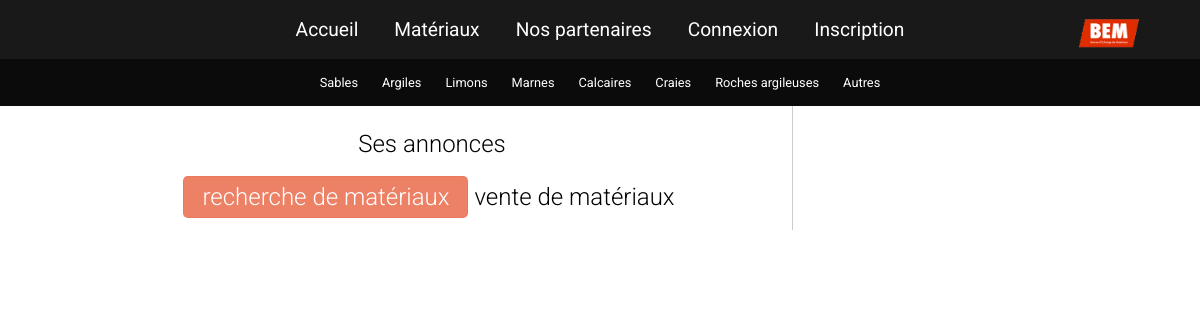
Page /partenaires/single.php?entreprise=entreprise on the earlier database version.
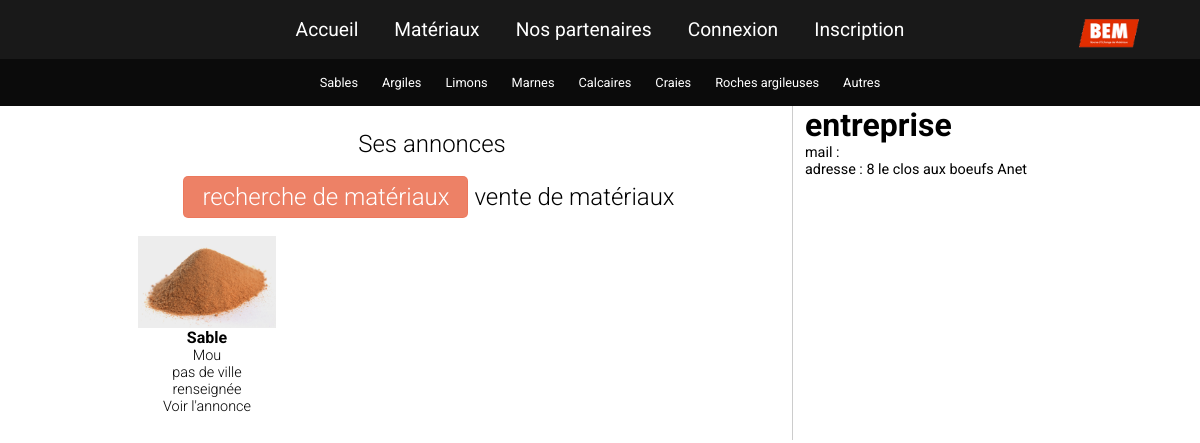
Same page on the later database version.
### tables this page shows
CREATE TABLE IF NOT EXISTS `materiaux` (
  `ID` int(250) NOT NULL AUTO_INCREMENT,
  `type` varchar(100) NOT NULL,
  `soustype` varchar(100) NOT NULL,
  `entreprise` varchar(100) NOT NULL,
  `vente` int(1) NOT NULL,
  `prix` int(10) NOT NULL,
  `lattitude` decimal(65,30) NOT NULL,
  `longitude` decimal(65,30) NOT NULL,
  `telephone` int(10) NOT NULL,
  `mail` varchar(50) NOT NULL,
  `postal` varchar(200) NOT NULL,
  `ville` varchar(200) NOT NULL,
  `adresse` varchar(250) NOT NULL,
  PRIMARY KEY (`ID`)
);

CREATE TABLE IF NOT EXISTS `users_bem` (
  `ID` int(250) NOT NULL AUTO_INCREMENT,
  `role` int(2) NOT NULL,
  `pseudo` varchar(50) NOT NULL,
  `nom` varchar(50) NOT NULL,
  `mail` varchar(250) NOT NULL,
  `longitude` decimal(65,30) NOT NULL,
  `password` varchar(50) NOT NULL,
  `lattitude` decimal(65,30) NOT NULL,
  `adresse` varchar(250) NOT NULL,
  `postal` int(10) NOT NULL,
  `ville` varchar(50) NOT NULL,
  `lien` varchar(100) NOT NULL,
  PRIMARY KEY (`ID`),
  UNIQUE KEY `pseudo` (`pseudo`)
);

### partenaires/single.php (the view, shortened to what this page needs)
<?php require('header.php'); ?>
<div class="container">
<div class="col1">
	<h2>Ses annonces</h2>
	<h2 id="achat2" class="selection_swap swap">recherche de matériaux</h2><h2 id="besoin2" class="swap">vente de matériaux</h2>
						<div id="besoin">
						<?php
					if (isset($_GET['entreprise']))
					{
						$entreprise = $_GET['entreprise'];
					$sql="SELECT * FROM materiaux WHERE vente='1' & entreprise='".$entreprise."'";
					$req = $db->prepare($sql);
					$req->execute();
					$result = $req->fetchAll(PDO::FETCH_ASSOC);
					foreach($result as $val){
						?>
							<article>
								<img src="../images/materiaux/<?php echo $val['type']; ?>.jpg" alt="<?php echo $val['type']; ?>">
								<h3><?php echo $val['type']; ?></h3>
								<p><?php echo $val['soustype']; ?></p>
								<?php
									$ville=$val['ville'];
									if($ville!=""){
								?>
									<p><?php echo $ville; ?></p>
								<?php
								}else{
									?>
										<p>pas de ville renseignée</p>
									<?php
								}
								?>
							<a href="../materiaux/annonce.php?annonce=<?php echo $val['ID']; ?>">Voir l'annonce</a><br><br>
							</article>
						<?php
					}
				?>
					</div>
			</div>
		</div>
	<div class="col2">
<?php
		$sql="SELECT * FROM users_BEM WHERE pseudo = '" . $entreprise ."'";
		$req = $db->prepare($sql);
		$req->execute();
		$result = $req->fetchAll(PDO::FETCH_ASSOC);
		foreach($result as $val){
			?>
				<h1><?php echo $entreprise;?></h1>
				<p>mail : <?php echo $val['mail'];?></p>
				<p>adresse : <?php echo $val['adresse']." ".$val['ville'];?></p>
			<?php
}?>
</div>
		<?php
	}
	else
	{
		?>
		<h1>Erreur ! </h1>
		<?php
	}
	?>
</body>
</html>

Differences in the rows shown:
now on this page (row edited): materiaux: type (picture), type "Sable", soustype "Mou", ville "pas de ville renseignée"
added users_bem: adresse "8 le clos aux boeufs", ville "Anet"
